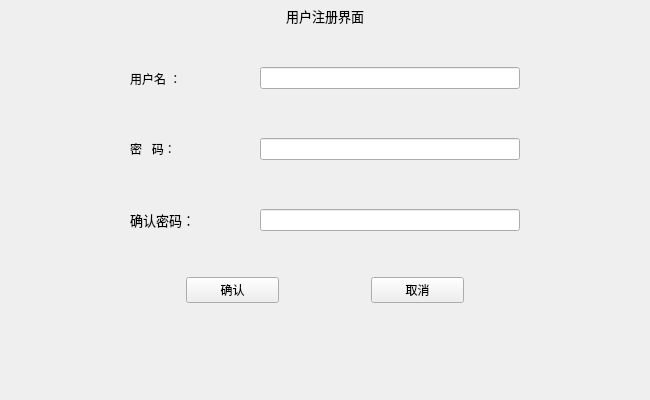
<?xml version="1.0" encoding="UTF-8"?>
<ui version="4.0">
 <class>ui_register</class>
 <widget class="QMainWindow" name="ui_register">
  <property name="geometry">
   <rect>
    <x>0</x>
    <y>0</y>
    <width>650</width>
    <height>400</height>
   </rect>
  </property>
  <property name="windowTitle">
   <string>指示灯识别监控系统</string>
  </property>
  <widget class="QWidget" name="centralwidget">
   <layout class="QVBoxLayout" name="verticalLayout_2" stretch="1,10,2">
    <property name="spacing">
     <number>0</number>
    </property>
    <property name="leftMargin">
     <number>0</number>
    </property>
    <property name="topMargin">
     <number>0</number>
    </property>
    <property name="rightMargin">
     <number>0</number>
    </property>
    <property name="bottomMargin">
     <number>0</number>
    </property>
    <item>
     <widget class="QWidget" name="ui_register_title_widget" native="true">
      <layout class="QHBoxLayout" name="horizontalLayout" stretch="1,2,4,3">
       <property name="spacing">
        <number>0</number>
       </property>
       <property name="leftMargin">
        <number>0</number>
       </property>
       <property name="topMargin">
        <number>0</number>
       </property>
       <property name="rightMargin">
        <number>0</number>
       </property>
       <property name="bottomMargin">
        <number>0</number>
       </property>
       <item>
        <widget class="QPushButton" name="ui_register_back_btn">
         <property name="text">
          <string/>
         </property>
         <property name="flat">
          <bool>true</bool>
         </property>
        </widget>
       </item>
       <item>
        <spacer name="horizontalSpacer">
         <property name="orientation">
          <enum>Qt::Horizontal</enum>
         </property>
         <property name="sizeHint" stdset="0">
          <size>
           <width>147</width>
           <height>20</height>
          </size>
         </property>
        </spacer>
       </item>
       <item>
        <widget class="QLabel" name="ui_register_title_lab">
         <property name="font">
          <font>
           <pointsize>10</pointsize>
          </font>
         </property>
         <property name="text">
          <string>用户注册界面</string>
         </property>
         <property name="alignment">
          <set>Qt::AlignCenter</set>
         </property>
        </widget>
       </item>
       <item>
        <spacer name="horizontalSpacer_2">
         <property name="orientation">
          <enum>Qt::Horizontal</enum>
         </property>
         <property name="sizeHint" stdset="0">
          <size>
           <width>147</width>
           <height>20</height>
          </size>
         </property>
        </spacer>
       </item>
      </layout>
     </widget>
    </item>
    <item>
     <widget class="QWidget" name="ui_register_main_widget" native="true">
      <layout class="QVBoxLayout" name="verticalLayout" stretch="1,2,1,2,1,2,1,2,1">
       <property name="spacing">
        <number>0</number>
       </property>
       <property name="leftMargin">
        <number>0</number>
       </property>
       <property name="topMargin">
        <number>0</number>
       </property>
       <property name="rightMargin">
        <number>0</number>
       </property>
       <property name="bottomMargin">
        <number>0</number>
       </property>
       <item>
        <spacer name="verticalSpacer">
         <property name="orientation">
          <enum>Qt::Vertical</enum>
         </property>
         <property name="sizeHint" stdset="0">
          <size>
           <width>20</width>
           <height>21</height>
          </size>
         </property>
        </spacer>
       </item>
       <item>
        <widget class="QWidget" name="ui_register_username_widget" native="true">
         <layout class="QHBoxLayout" name="horizontalLayout_2" stretch="1,1,2,1">
          <property name="spacing">
           <number>0</number>
          </property>
          <property name="leftMargin">
           <number>0</number>
          </property>
          <property name="topMargin">
           <number>0</number>
          </property>
          <property name="rightMargin">
           <number>0</number>
          </property>
          <property name="bottomMargin">
           <number>0</number>
          </property>
          <item>
           <spacer name="horizontalSpacer_3">
            <property name="orientation">
             <enum>Qt::Horizontal</enum>
            </property>
            <property name="sizeHint" stdset="0">
             <size>
              <width>47</width>
              <height>20</height>
             </size>
            </property>
           </spacer>
          </item>
          <item>
           <widget class="QLabel" name="ui_register_username_lab">
            <property name="text">
             <string>用户名 ：</string>
            </property>
           </widget>
          </item>
          <item>
           <widget class="QLineEdit" name="ui_register_username_edt"/>
          </item>
          <item>
           <spacer name="horizontalSpacer_4">
            <property name="orientation">
             <enum>Qt::Horizontal</enum>
            </property>
            <property name="sizeHint" stdset="0">
             <size>
              <width>46</width>
              <height>20</height>
             </size>
            </property>
           </spacer>
          </item>
         </layout>
        </widget>
       </item>
       <item>
        <spacer name="verticalSpacer_2">
         <property name="orientation">
          <enum>Qt::Vertical</enum>
         </property>
         <property name="sizeHint" stdset="0">
          <size>
           <width>20</width>
           <height>20</height>
          </size>
         </property>
        </spacer>
       </item>
       <item>
        <widget class="QWidget" name="ui_register_passwd_widget" native="true">
         <layout class="QHBoxLayout" name="horizontalLayout_3" stretch="1,1,2,1">
          <property name="spacing">
           <number>0</number>
          </property>
          <property name="leftMargin">
           <number>0</number>
          </property>
          <property name="topMargin">
           <number>0</number>
          </property>
          <property name="rightMargin">
           <number>0</number>
          </property>
          <property name="bottomMargin">
           <number>0</number>
          </property>
          <item>
           <spacer name="horizontalSpacer_5">
            <property name="orientation">
             <enum>Qt::Horizontal</enum>
            </property>
            <property name="sizeHint" stdset="0">
             <size>
              <width>40</width>
              <height>20</height>
             </size>
            </property>
           </spacer>
          </item>
          <item>
           <widget class="QLabel" name="ui_register_passwd_lab">
            <property name="text">
             <string>密   码：</string>
            </property>
           </widget>
          </item>
          <item>
           <widget class="QLineEdit" name="ui_register_passwd_edt">
            <property name="echoMode">
             <enum>QLineEdit::Password</enum>
            </property>
           </widget>
          </item>
          <item>
           <spacer name="horizontalSpacer_6">
            <property name="orientation">
             <enum>Qt::Horizontal</enum>
            </property>
            <property name="sizeHint" stdset="0">
             <size>
              <width>40</width>
              <height>20</height>
             </size>
            </property>
           </spacer>
          </item>
         </layout>
        </widget>
       </item>
       <item>
        <spacer name="verticalSpacer_3">
         <property name="orientation">
          <enum>Qt::Vertical</enum>
         </property>
         <property name="sizeHint" stdset="0">
          <size>
           <width>20</width>
           <height>20</height>
          </size>
         </property>
        </spacer>
       </item>
       <item>
        <widget class="QWidget" name="ui_register_curpasswd_widget" native="true">
         <layout class="QHBoxLayout" name="horizontalLayout_4" stretch="1,1,2,1">
          <property name="spacing">
           <number>0</number>
          </property>
          <property name="leftMargin">
           <number>0</number>
          </property>
          <property name="topMargin">
           <number>0</number>
          </property>
          <property name="rightMargin">
           <number>0</number>
          </property>
          <property name="bottomMargin">
           <number>0</number>
          </property>
          <item>
           <spacer name="horizontalSpacer_7">
            <property name="orientation">
             <enum>Qt::Horizontal</enum>
            </property>
            <property name="sizeHint" stdset="0">
             <size>
              <width>40</width>
              <height>20</height>
             </size>
            </property>
           </spacer>
          </item>
          <item>
           <widget class="QLabel" name="ui_register_curpasswd_lab">
            <property name="font">
             <font>
              <pointsize>10</pointsize>
             </font>
            </property>
            <property name="text">
             <string>确认密码：</string>
            </property>
           </widget>
          </item>
          <item>
           <widget class="QLineEdit" name="ui_register_curpasswd_edt">
            <property name="echoMode">
             <enum>QLineEdit::Password</enum>
            </property>
           </widget>
          </item>
          <item>
           <spacer name="horizontalSpacer_8">
            <property name="orientation">
             <enum>Qt::Horizontal</enum>
            </property>
            <property name="sizeHint" stdset="0">
             <size>
              <width>40</width>
              <height>20</height>
             </size>
            </property>
           </spacer>
          </item>
         </layout>
        </widget>
       </item>
       <item>
        <spacer name="verticalSpacer_4">
         <property name="orientation">
          <enum>Qt::Vertical</enum>
         </property>
         <property name="sizeHint" stdset="0">
          <size>
           <width>20</width>
           <height>20</height>
          </size>
         </property>
        </spacer>
       </item>
       <item>
        <widget class="QWidget" name="ui_register_confirm_widget" native="true">
         <layout class="QHBoxLayout" name="horizontalLayout_5" stretch="2,1,1,1,2">
          <property name="spacing">
           <number>0</number>
          </property>
          <property name="leftMargin">
           <number>0</number>
          </property>
          <property name="topMargin">
           <number>0</number>
          </property>
          <property name="rightMargin">
           <number>0</number>
          </property>
          <property name="bottomMargin">
           <number>0</number>
          </property>
          <item>
           <spacer name="horizontalSpacer_9">
            <property name="orientation">
             <enum>Qt::Horizontal</enum>
            </property>
            <property name="sizeHint" stdset="0">
             <size>
              <width>40</width>
              <height>20</height>
             </size>
            </property>
           </spacer>
          </item>
          <item>
           <widget class="QPushButton" name="ui_register_confirm_btn">
            <property name="text">
             <string>确认</string>
            </property>
           </widget>
          </item>
          <item>
           <spacer name="horizontalSpacer_10">
            <property name="orientation">
             <enum>Qt::Horizontal</enum>
            </property>
            <property name="sizeHint" stdset="0">
             <size>
              <width>40</width>
              <height>20</height>
             </size>
            </property>
           </spacer>
          </item>
          <item>
           <widget class="QPushButton" name="ui_register_cancel_btn">
            <property name="text">
             <string>取消</string>
            </property>
           </widget>
          </item>
          <item>
           <spacer name="horizontalSpacer_11">
            <property name="orientation">
             <enum>Qt::Horizontal</enum>
            </property>
            <property name="sizeHint" stdset="0">
             <size>
              <width>183</width>
              <height>17</height>
             </size>
            </property>
           </spacer>
          </item>
         </layout>
        </widget>
       </item>
       <item>
        <spacer name="verticalSpacer_5">
         <property name="orientation">
          <enum>Qt::Vertical</enum>
         </property>
         <property name="sizeHint" stdset="0">
          <size>
           <width>20</width>
           <height>21</height>
          </size>
         </property>
        </spacer>
       </item>
      </layout>
     </widget>
    </item>
    <item>
     <spacer name="verticalSpacer_7">
      <property name="orientation">
       <enum>Qt::Vertical</enum>
      </property>
      <property name="sizeHint" stdset="0">
       <size>
        <width>20</width>
        <height>59</height>
       </size>
      </property>
     </spacer>
    </item>
   </layout>
  </widget>
 </widget>
 <resources/>
 <connections/>
</ui>
